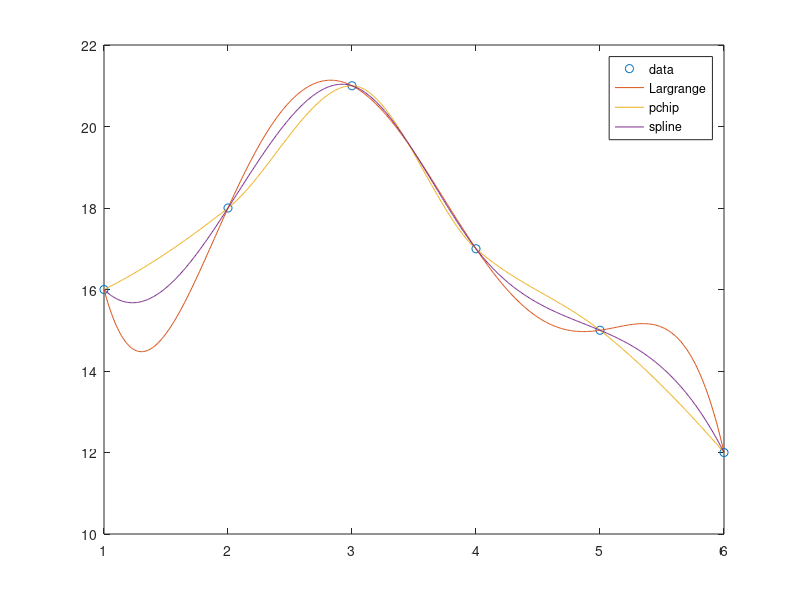

MATLAB code for this plot:
clear;
clc;
clf;
x=1:6;
y=[16 18 21 17 15 12];
 t=1:0.01:6;
Lag=polyfit(x,y,5);
plot(x,y,'o',t,[polyval(Lag,t);pchip(x,y,t);spline(x,y,t);])
  legend('data','Largrange','pchip','spline')
